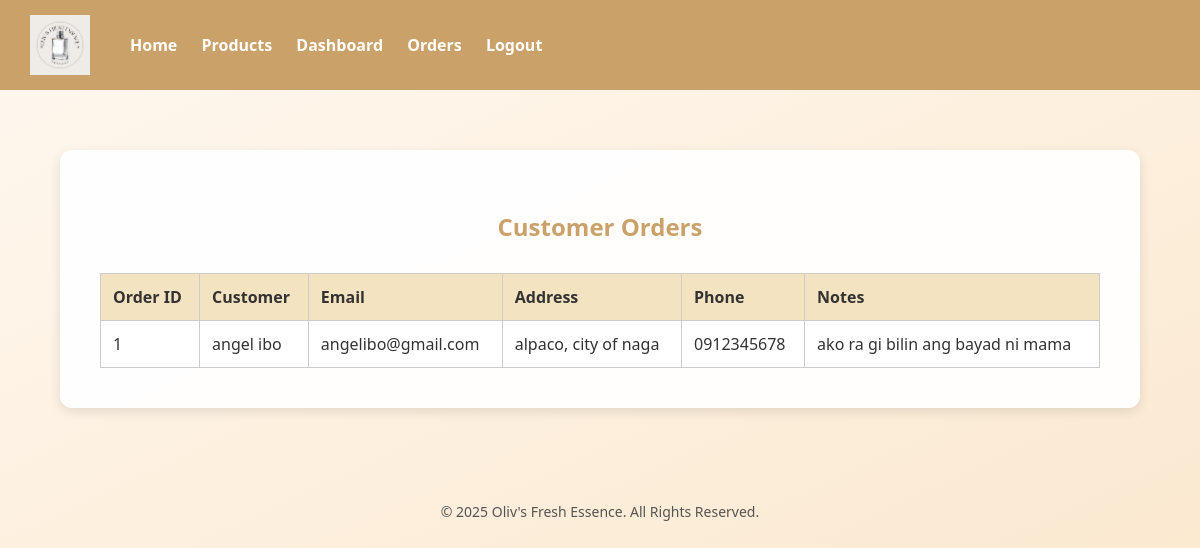
Page /admin/orders (signed in) on the earlier database version.
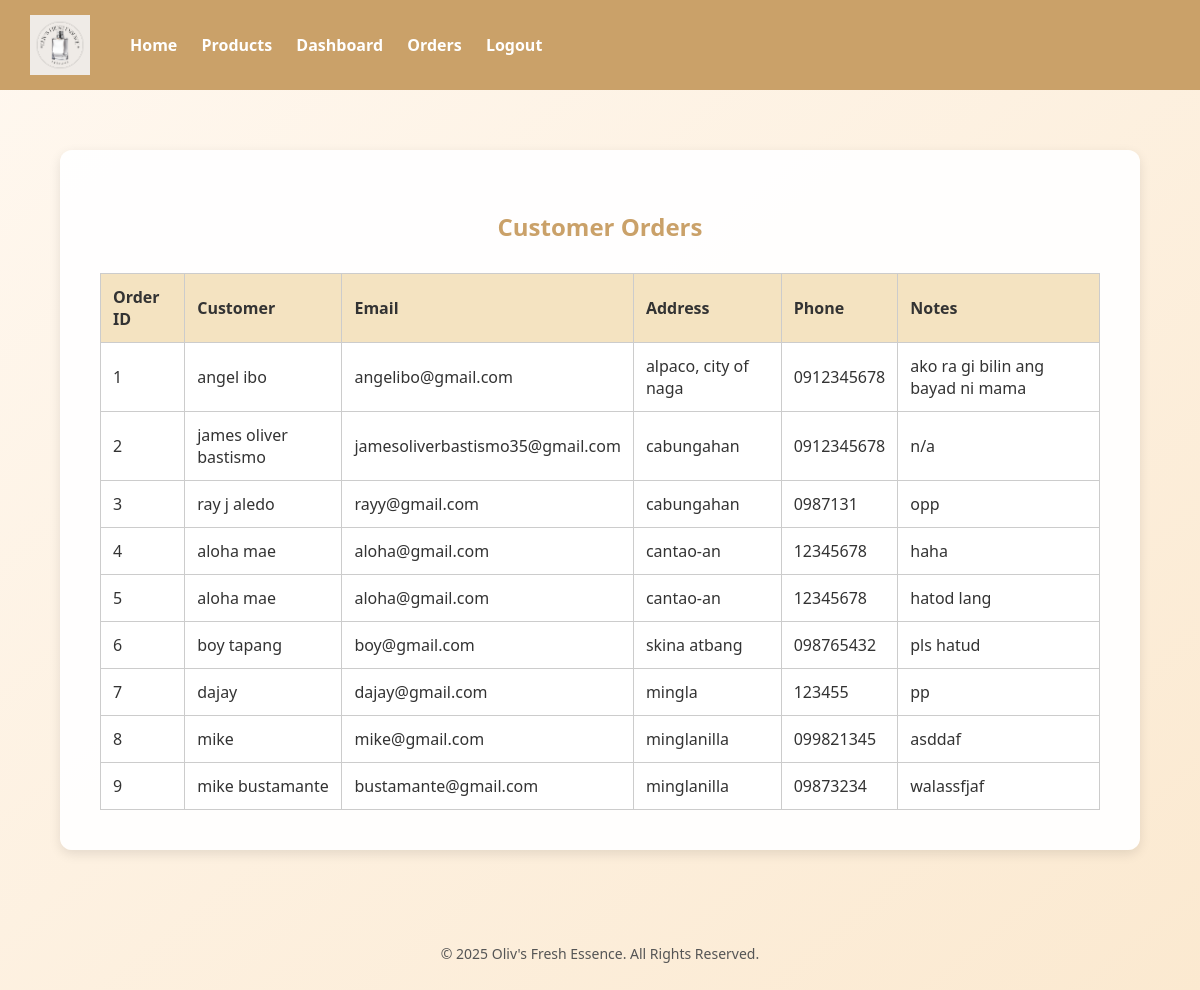
Same page on the later database version.
### app.py (models this page shows)
class Order(db.Model):
    id = db.Column(db.Integer, primary_key=True)
    user_id = db.Column(db.Integer)
    fullname = db.Column(db.String(100))
    email = db.Column(db.String(100))
    address = db.Column(db.String(200))
    phone = db.Column(db.String(20))
    notes = db.Column(db.Text)

### app.py (the view)
@app.route('/admin/orders')
@login_required
def admin_orders():
    if not current_user.is_admin:
        return redirect(url_for('home'))
    orders = Order.query.all()
    return render_template('admin_orders.html', orders=orders)

### app.py (called while the page is built)
@login_manager.user_loader
def load_user(user_id):
    return User.query.get(int(user_id))

### templates/admin_orders.html (shortened to what this page needs)
<!DOCTYPE html>
<html lang="en">
<head>
</head>
<body>
  <header>
    <div class="logo-nav">
      <img src="{{ url_for('static', filename='logo.jpg') }}" alt="Oliv Logo">
      <nav>
        <a href="{{ url_for('home') }}">Home</a>
        <a href="{{ url_for('products') }}">Products</a>
        <a href="{{ url_for('admin') }}">Dashboard</a>
        <a href="{{ url_for('admin_orders') }}">Orders</a>
        <a href="{{ url_for('logout') }}">Logout</a>
      </nav>
    </div>
  </header>
  <main>
    <h2>Customer Orders</h2>
    <table>
      <thead>
        <tr>
          <th>Order ID</th>
          <th>Customer</th>
          <th>Email</th>
          <th>Address</th>
          <th>Phone</th>
          <th>Notes</th>
        </tr>
      </thead>
      <tbody>
        {% for order in orders %}
        <tr>
          <td>{{ order.id }}</td>
          <td>{{ order.fullname }}</td>
          <td>{{ order.email }}</td>
          <td>{{ order.address }}</td>
          <td>{{ order.phone }}</td>
          <td>{{ order.notes }}</td>
        </tr>
        {% endfor %}
      </tbody>
    </table>
  </main>
  <footer>
    <p>&copy; 2025 Oliv's Fresh Essence. All Rights Reserved.</p>
  </footer>
</body>
</html>

### templates/admin_orders.html (style rules this page uses)
body { font-family: 'Segoe UI', sans-serif; margin: 0; padding: 0; background: linear-gradient(to bottom right, #fff8f0, #fbe9d0); color: #333; }
header { background-color: #caa169; padding: 15px 30px; display: flex; justify-content: space-between; align-items: center; flex-wrap: wrap; }
.logo-nav { display: flex; align-items: center; gap: 30px; }
header img { height: 60px; }
nav a { color: white; text-decoration: none; margin: 0 10px; font-weight: bold; transition: color 0.3s; }
main { max-width: 1000px; margin: 60px auto; background-color: rgba(255,255,255,0.95); padding: 40px; border-radius: 12px; box-shadow: 0 4px 12px rgba(0,0,0,0.1); }
h2 { text-align: center; color: #caa169; margin-bottom: 30px; }
table { width: 100%; border-collapse: collapse; background-color: white; }
table th, table td { border: 1px solid #ccc; padding: 12px; text-align: left; }
table th { background-color: #f4e3c1; color: #333; }
footer { text-align: center; padding: 20px; font-size: 14px; background-color: transparent; color: #555; }

Differences in the rows shown:
added Order: id "2", fullname "james oliver bastismo", email "jamesoliverbastismo35@gmail.com", address "cabungahan", phone "0912345678", notes "n/a"
added Order: id "3", fullname "ray j aledo", email "rayy@gmail.com", address "cabungahan", phone "0987131", notes "opp"
added Order: id "4", fullname "aloha mae", email "aloha@gmail.com", address "cantao-an", phone "12345678", notes "haha"
added Order: id "5", fullname "aloha mae", email "aloha@gmail.com", address "cantao-an", phone "12345678", notes "hatod lang"
added Order: id "6", fullname "boy tapang", email "boy@gmail.com", address "skina atbang", phone "098765432", notes "pls hatud"
added Order: id "7", fullname "dajay", email "dajay@gmail.com", address "mingla", phone "123455", notes "pp"
added Order: id "8", fullname "mike", email "mike@gmail.com", address "minglanilla", phone "099821345", notes "asddaf"
added Order: id "9", fullname "mike bustamante", email "bustamante@gmail.com", address "minglanilla", phone "09873234", notes "walassfjaf"
